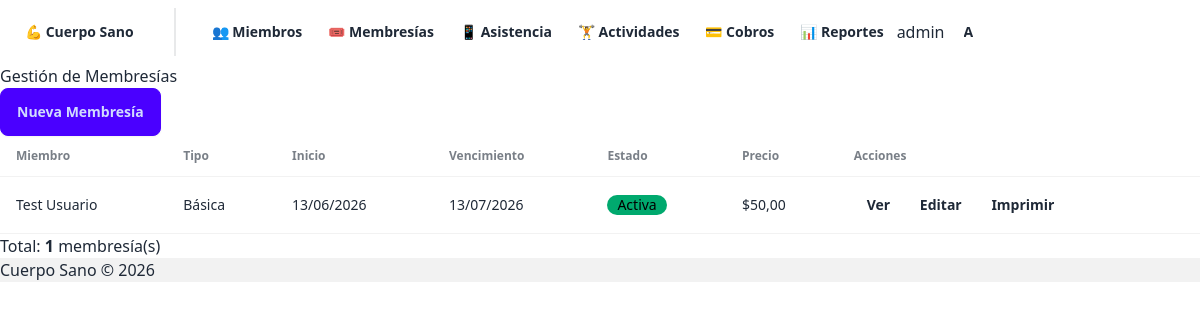
/membresias/ (signed in), run on an earlier commit of the app's database.
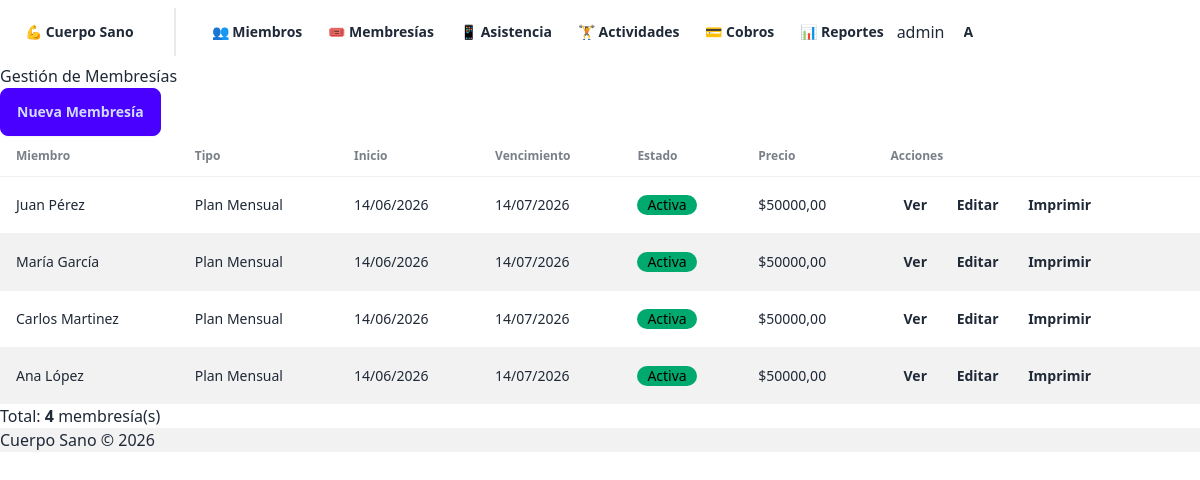
And on a later commit of the database.
### membresias/models.py (models this page shows, shortened)
class Membresia(models.Model):
    ESTADO_CHOICES = [
        ('ACTIVA', 'Activa'),
        ('VENCIDA', 'Vencida'),
        ('CANCELADA', 'Cancelada')
    ]
    miembro = models.ForeignKey(Miembro, on_delete=models.CASCADE, related_name='membresias')
    tipo = models.ForeignKey(TipoMembresia, on_delete=models.PROTECT)
    fecha_inicio = models.DateField()
    fecha_fin = models.DateField()
    estado = models.CharField(max_length=20, choices=ESTADO_CHOICES, default='ACTIVA')
    class Meta:
        verbose_name_plural = 'Membresías'

class TipoMembresia(models.Model):
    nombre = models.CharField(max_length=100)
    descripcion = models.TextField(blank=True)
    precio = models.DecimalField(
        max_digits=10,
        decimal_places=2,
        validators=[MinValueValidator(Decimal('0.01'))]
    )
    duracion_dias = models.PositiveIntegerField()
    class Meta:
        verbose_name_plural = 'Tipos de membresía'

### miembros/models.py (models this page shows, shortened)
class Miembro(models.Model):
    TIPO_CHOICES = [
        ('REGULAR', 'Regular'),
        ('ESTUDIANTE', 'Estudiante'),
        ('MAYOR', 'Persona Mayor'),
    ]
    nombre = models.CharField(max_length=100)
    apellido = models.CharField(max_length=100)
    dni = models.CharField(max_length=15, unique=True)
    email = models.EmailField(blank=True)
    telefono = models.CharField(max_length=20, blank=True)
    foto = CloudinaryField('foto', folder='miembros', blank=True, null=True)
    tipo_miembro = models.CharField(max_length=20, choices=TIPO_CHOICES, default='REGULAR')
    activo = models.BooleanField(default=True)
    fecha_alta = models.DateField(auto_now_add=True)
    def __str__(self):
        return f"{self.nombre} {self.apellido}"

### membresias/views.py (the view)
# urls.py: path('', views.lista_membresias, name='lista'),
@login_required
def lista_membresias(request):
    membresias = Membresia.objects.select_related('miembro', 'tipo').order_by('-fecha_inicio')
    context = {
        'membresias': membresias,
        'total': membresias.count(),
    }
    return render(request, 'membresias/lista.html', context)

### miembros/templatetags/custom_tags.py (called while the page is built)
@register.filter
def has_group(user, group_name):
    return user.groups.filter(name=group_name).exists()

### membresias/templates/membresias/lista.html (shortened to what this page needs)
{% extends "base.html" %}
{% block content %}
<div class="container mx-auto p-4">
    <div class="flex justify-between items-center mb-6">
        <h1 class="text-3xl font-bold">Gestión de Membresías</h1>
        <a href="{% url 'membresias:crear' %}" class="btn btn-primary">Nueva Membresía</a>
    </div>
    <div class="overflow-x-auto">
        {% if membresias %}
            <table class="table table-zebra w-full">
                <thead>
                    <tr>
                        <th>Miembro</th>
                        <th>Tipo</th>
                        <th>Inicio</th>
                        <th>Vencimiento</th>
                        <th>Estado</th>
                        <th>Precio</th>
                        <th>Acciones</th>
                    </tr>
                </thead>
                <tbody>
                    {% for membresia in membresias %}
                        <tr>
                            <td class="font-semibold">{{ membresia.miembro }}</td>
                            <td>{{ membresia.tipo.nombre }}</td>
                            <td>{{ membresia.fecha_inicio|date:"d/m/Y" }}</td>
                            <td>{{ membresia.fecha_fin|date:"d/m/Y" }}</td>
                            <td>
                                {% if membresia.estado == "ACTIVA" %}
                                    <span class="badge badge-success">Activa</span>
                                {% elif membresia.estado == "VENCIDA" %}
                                    <span class="badge badge-warning">Vencida</span>
                                {% else %}
                                    <span class="badge badge-error">Cancelada</span>
                                {% endif %}
                            </td>
                            <td>${{ membresia.tipo.precio }}</td>
                            <td class="space-x-2">
                                <a href="{% url 'membresias:detalle' membresia.pk %}" class="btn btn-sm btn-ghost">Ver</a>
                                {% if membresia.estado == "ACTIVA" %}
                                    <a href="{% url 'membresias:editar' membresia.pk %}" class="btn btn-sm btn-ghost">Editar</a>
                                {% endif %}
                                <a href="{% url 'membresias:print' membresia.pk %}" class="btn btn-sm btn-ghost">Imprimir</a>
                            </td>
                        </tr>
                    {% endfor %}
                </tbody>
            </table>
        {% else %}
            <div class="alert alert-info">
                <p>No hay membresías registradas. <a href="{% url 'membresias:crear' %}" class="link">Crear una nueva</a></p>
            </div>
        {% endif %}
    </div>
    <div class="mt-6 text-sm text-gray-600">
        Total: <strong>{{ total }}</strong> membresía(s)
    </div>
</div>
{% endblock %}

### templates/base.html (shortened to what this page needs)
{% load custom_tags %}<!DOCTYPE html>
<html lang="es">
<head>
    <link href="https://cdn.jsdelivr.net/npm/daisyui@4/dist/full.min.css" rel="stylesheet">
</head>
<body>
    <div class="min-h-screen flex flex-col">
        {% if user.is_authenticated %}
        <nav class="navbar bg-gradient-to-r from-indigo-600 to-blue-600 shadow-lg text-white">
            <div class="flex-1">
                <a href="/" class="btn btn-ghost text-xl font-bold text-white hover:bg-white/10">
                    💪 Cuerpo Sano
                </a>
                {% if user.groups.all|length > 0 %}
                    <div class="divider divider-horizontal mx-2 bg-white/20 h-6"></div>
                    {% if user|has_group:"Admin" %}
                        <a href="{% url 'miembros:lista' %}" class="btn btn-ghost btn-sm text-white hover:bg-white/20">👥 Miembros</a>
                        <a href="{% url 'membresias:lista_tipos' %}" class="btn btn-ghost btn-sm text-white hover:bg-white/20">🎟️ Membresías</a>
                        <a href="{% url 'asistencia:biometrico' %}" class="btn btn-ghost btn-sm text-white hover:bg-white/20">📱 Asistencia</a>
                        <a href="{% url 'actividades:lista' %}" class="btn btn-ghost btn-sm text-white hover:bg-white/20">🏋️ Actividades</a>
                        <a href="{% url 'cobros:lista' %}" class="btn btn-ghost btn-sm text-white hover:bg-white/20">💳 Cobros</a>
                        <a href="{% url 'reportes:asistencias' %}" class="btn btn-ghost btn-sm text-white hover:bg-white/20">📊 Reportes</a>
                    {% elif user|has_group:"Entrenador" %}
                        <a href="{% url 'entrenadores:asistencia' %}" class="btn btn-ghost btn-sm text-white hover:bg-white/20">📋 Mi Asistencia</a>
                        <a href="{% url 'actividades:lista' %}" class="btn btn-ghost btn-sm text-white hover:bg-white/20">🏋️ Actividades</a>
                    {% endif %}
                {% endif %}
            </div>
            <div class="flex-none gap-4">
                <span class="text-sm font-medium">{{ user.get_full_name|default:user.username }}</span>
                <div class="dropdown dropdown-end">
                    <button class="btn btn-circle btn-ghost avatar placeholder border border-white/30">
                        <div class="bg-white text-indigo-600 w-10 rounded-full flex items-center justify-center font-bold">
                            {{ user.username|first|upper }}
                        </div>
                    </button>
                </div>
            </div>
        </nav>
        {% endif %}
        <main class="flex-1 container mx-auto px-4 py-8">
            {% block content %}{% endblock %}
        </main>
        <footer class="bg-base-200 text-center py-4 text-sm">
            Cuerpo Sano &copy; 2026
        </footer>
    </div>
</body>
</html>

What changed in the data, as far as the page shows it:
changed Membresia: miembro "Test Usuario" → "Juan Pérez"; tipo.nombre "Básica" → "Plan Mensual"; fecha_inicio "13/06/2026" → "14/06/2026"; fecha_fin "13/07/2026" → "14/07/2026"; tipo.precio "50,00" → "50000,00"
added Membresia: miembro "María García", tipo.nombre "Plan Mensual", fecha_inicio "14/06/2026", fecha_fin "14/07/2026", estado "Activa", tipo.precio "50000,00"
added Membresia: miembro "Carlos Martinez", tipo.nombre "Plan Mensual", fecha_inicio "14/06/2026", fecha_fin "14/07/2026", estado "Activa", tipo.precio "50000,00"
added Membresia: miembro "Ana López", tipo.nombre "Plan Mensual", fecha_inicio "14/06/2026", fecha_fin "14/07/2026", estado "Activa", tipo.precio "50000,00"
Also different on the page:
{{ total }}: "1" → "4"
